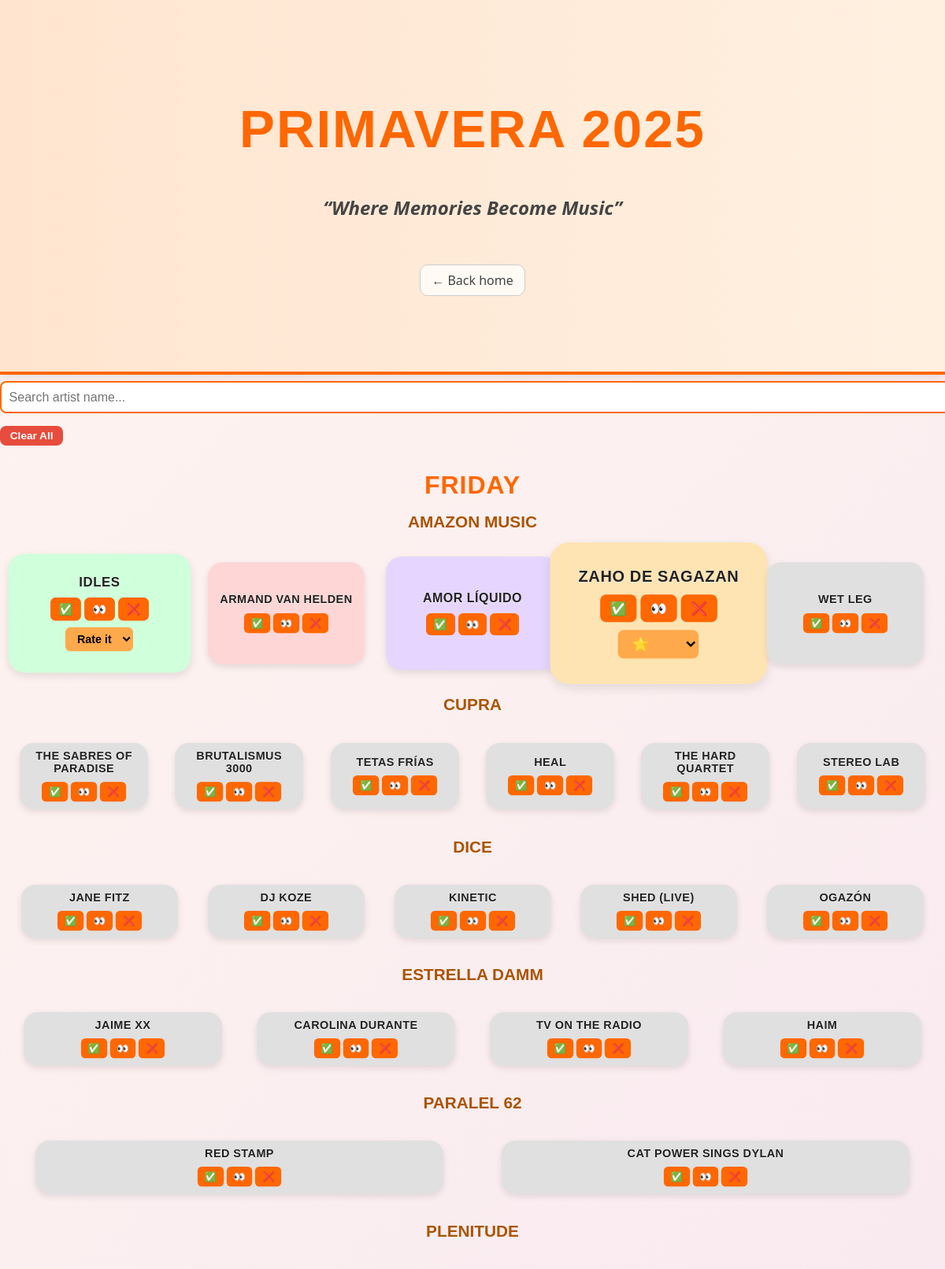
The page /year/2025 (upper part) on the database its author committed.
### models.py (models this page shows)
class Performance(db.Model):
    id = db.Column(db.Integer, primary_key=True)
    artist = db.Column(db.String(100), nullable=False)
    stage = db.Column(db.String(100))
    day = db.Column(db.String(20))  # e.g., "Friday"
    year = db.Column(db.Integer, nullable=False)
    experiences = db.relationship('Experience', backref='performance', lazy=True)

class Experience(db.Model):
    id = db.Column(db.Integer, primary_key=True)
    user_id = db.Column(db.Integer, db.ForeignKey('user.id'), nullable=False)
    performance_id = db.Column(db.Integer, db.ForeignKey('performance.id'), nullable=False)
    viewing_status = db.Column(db.String(10))  # watched, glanced, skipped
    rating = db.Column(db.String(10))  # good, okay, bad (only if watched)

### app.py (the view)
        @app.route("/year/<int:year>")
        def lineup(year):
            performances = Performance.query.filter_by(year=year).order_by(Performance.day, Performance.stage).all()
            experience_entries = Experience.query.filter_by(user_id=USER_ID).all()
            experience_data = {
                exp.performance_id: {
                    "status": exp.viewing_status,
                    "rating": exp.rating
                } for exp in experience_entries
            }
            slogans = {
                2022: "The New Normal",
                2023: "I'll Be Your Mirror",
                2024: "This Is Love",
                2025: "Where Memories Become Music"
            }
            slogan = slogans.get(year, "Primavera Forever")
            theme_class = f"theme-{year}"
            return render_template(
                "lineup.html",
                year=year,
                performances=performances,
                experience_data=experience_data,
                theme_class=theme_class,
                slogan=slogan
            )

### templates/lineup.html (shortened to what this page needs)
<!DOCTYPE html>
<html lang="en">
<head>
  <link rel="stylesheet" href="{{ url_for('static', filename='style.css') }}">
</head>
<body class="{{ theme_class }}" data-year="{{ year }}">
  <div class="page-banner">
    <h1>Primavera {{ year }}</h1>
    <p class="slogan">“{{ slogan }}”</p>
    <p><a href="/" class="back-home">← Back home</a></p>
  </div>
  <div class="filters">
    <input id="searchInput" class="search-bar" type="text" placeholder="Search artist name...">
    <button id="clearAllBtn" class="clear-button" data-year="{{ year }}">Clear All</button>
  </div>
  {% set days = performances | map(attribute='day') | list | unique %}
  {% for day in days %}
    <section class="day-section">
      <h2 class="day-heading">{{ day }}</h2>
      {% set day_perfs = performances | selectattr('day', 'equalto', day) | list %}
      {% set stages = day_perfs | map(attribute='stage') | list | unique %}
      {% for stage in stages %}
        <div class="stage-group">
          <h3 class="stage-heading">{{ stage }}</h3>
          <div class="artist-grid">
            {% for perf in day_perfs if perf.stage == stage %}
              {% set exp = experience_data.get(perf.id, {}) %}
              {% set status = exp.status %}
              {% set rating = exp.rating %}
              {% set size_class = {
                ('watched', 'good'): 'huge',
                ('watched', 'okay'): 'large',
                ('watched', 'bad'): 'medium',
                ('glanced', None): 'small',
                ('skipped', None): 'tiny'
              }.get((status, rating), 'tiny') %}
              {% set color_class = {
                'watched': 'bright',
                'glanced': 'purple',
                'skipped': 'red'
              }.get(status, 'default') %}
              {% if rating == 'bad' %}
                {% set color_class = 'meh' %}
              {% elif rating == 'good' %}
                {% set color_class = 'good' %}
              {% endif %}
              <div class="artist-bubble {{ size_class }} {{ color_class }}" data-performance-id="{{ perf.id }}" data-artist="{{ perf.artist | lower }}">
                <div class="artist-name">{{ perf.artist }}</div>
                <div class="bubble-controls">
                  <button onclick="setStatus({{ perf.id }}, 'watched')">✅</button>
                  <button onclick="setStatus({{ perf.id }}, 'glanced')">👀</button>
                  <button onclick="setStatus({{ perf.id }}, 'skipped')">❌</button>
                  <select id="rating-{{ perf.id }}" onchange="setRating({{ perf.id }}, this.value)" {% if status != 'watched' %}style="display: none;"{% endif %}>
                    <option value="">Rate it</option>
                    <option value="good" {% if rating == 'good' %}selected{% endif %}>🌟</option>
                  </select>
                </div>
              </div>
            {% endfor %}
          </div>
        </div>
      {% endfor %}
    </section>
  {% endfor %}
</body>
</html>

### static/style.css (style rules this page uses)
body { font-family: 'Poppins', 'Segoe UI', Tahoma, Geneva, Verdana, sans-serif; margin: 0; padding: 0; background: linear-gradient(135deg, #fff5f0, #f8e9f0, #ffe2df, #fff6d5); color: #222; }
.page-banner { text-align: center; padding: 5rem 2rem; background: linear-gradient(to right, #ffe5d0, #fff0e0); border-bottom: 4px solid #ff6700; box-shadow: 0 4px 12px rgba(0,0,0,0.1); animation: fadeInUp 0.6s ease; }
.page-banner h1 { font-size: 4.2rem; color: #ff6700; text-transform: uppercase; letter-spacing: 2px; font-family: 'Poppins', sans-serif; }
.slogan { font-style: italic; font-weight: 600; font-size: 1.5rem; color: #444; }
.back-home { display: inline-block; margin-top: 2rem; font-size: 1rem; text-decoration: none; color: #444; border: 1px solid #ccc; padding: 8px 14px; border-radius: 10px; background-color: #fffaf4; transition: all 0.2s ease; }
.day-heading { text-align: center; margin: 2rem 0 1rem; font-size: 2rem; color: #ff6700; text-transform: uppercase; letter-spacing: 1px; font-family: 'Poppins', sans-serif; }
.stage-heading { margin: 1rem 0; font-size: 1.3rem; color: #aa5500; text-align: center; text-transform: uppercase; font-weight: bold; font-family: 'Poppins', sans-serif; }
.artist-grid { display: grid; grid-template-columns: repeat(auto-fit, minmax(160px, 1fr)); gap: 1rem; padding: 1rem; }
.artist-bubble { background-color: #f2f2f2; border-radius: 20px; padding: 1rem; text-align: center; transition: all 0.3s ease, transform 0.3s ease; box-shadow: 0 4px 10px rgba(0, 0, 0, 0.1); display: flex; flex-direction: column; align-items: center; justify-content: center; color: #111; position: relative; text-shadow: 0 1px 1px rgba(255,255,255,0.4); }
.artist-name { font-weight: 800; font-size: 1rem; margin-bottom: 0.6rem; word-wrap: break-word; text-transform: uppercase; letter-spacing: 0.5px; font-family: 'Poppins', sans-serif; color: #222; text-shadow: 0 1px 1px rgba(255,255,255,0.6); }
.bubble-controls { display: flex; flex-wrap: wrap; justify-content: center; gap: 0.25rem; }
.bubble-controls button, .bubble-controls select { border: none; padding: 6px 10px; border-radius: 6px; cursor: pointer; font-weight: bold; font-size: 0.85rem; background-color: #ff6700; color: white; transition: background-color 0.2s ease, transform 0.2s ease; }
.bubble-controls select { margin-top: 4px; background-color: #ffa94d; color: black; }
.default { background-color: #e0e0e0; color: #111; }
.bright { background-color: #d0ffdc; color: #111; }
.purple { background-color: #e6d6ff; color: #222; }
.red { background-color: #ffd6d6; color: #222; }
.good { background-color: #ffe4b3; color: #111; }
.tiny { font-size: 0.75rem; padding: 0.6rem; transform: scale(0.9); }
.small { font-size: 0.85rem; padding: 0.9rem; transform: scale(1); }
.medium { font-size: 1rem; padding: 1.1rem; transform: scale(1.05); }
.huge { font-size: 1.4rem; padding: 1.6rem; transform: scale(1.25); }
.clear-button { background-color: #e74c3c; color: white; font-weight: bold; border: none; padding: 0.3rem 0.8rem; border-radius: 8px; cursor: pointer; font-size: 0.85rem; margin-left: auto; }
.search-bar { width: 100%; margin-top: 0.5rem; padding: 0.6rem; border-radius: 8px; border: 2px solid #ff6700; font-size: 1rem; font-family: 'Poppins', sans-serif; margin-bottom: 1rem; }

### rows shown on the page
Performance: day "FRIDAY", stage "AMAZON MUSIC", artist "IDLES"
Performance: artist "ARMAND VAN HELDEN"
Performance: artist "AMOR LÍQUIDO"
Performance: artist "ZAHO DE SAGAZAN", id.viewing_status "🌟"
Performance: artist "WET LEG"
Performance: stage "CUPRA", artist "THE SABRES OF PARADISE"
Performance: artist "BRUTALISMUS 3000"
Performance: artist "TETAS FRÍAS"
Performance: artist "HEAL"
Performance: artist "THE HARD QUARTET"
Performance: artist "STEREO LAB"
Performance: stage "DICE", artist "JANE FITZ"
Performance: artist "DJ KOZE"
Performance: artist "KINETIC"
Performance: artist "SHED (LIVE)"
Performance: artist "OGAZÓN"
Performance: stage "ESTRELLA DAMM", artist "JAIME XX"
Performance: artist "CAROLINA DURANTE"
Performance: artist "TV ON THE RADIO"
Performance: artist "HAIM"
Performance: stage "PARALEL 62", artist "RED STAMP"
Performance: artist "CAT POWER SINGS DYLAN"
Performance: stage "PLENITUDE"

### other values the page prints
{{ year }} "2025"
{{ slogan }} "Where Memories Become Music"
